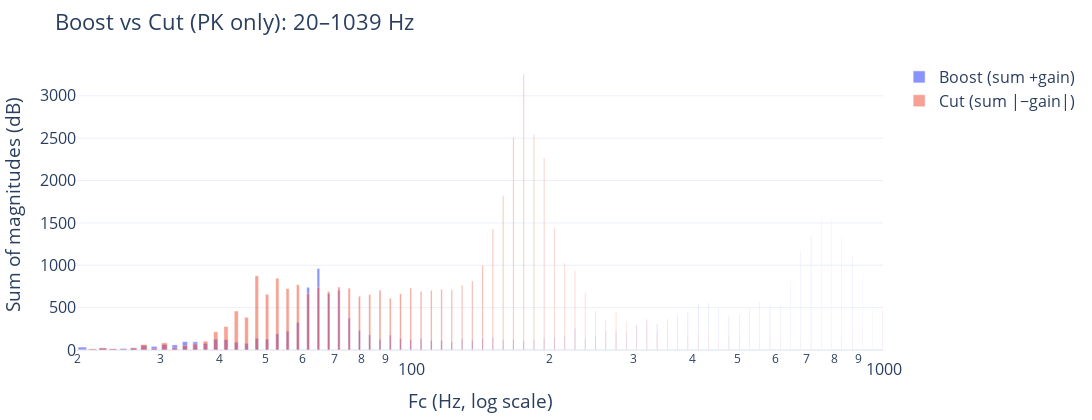
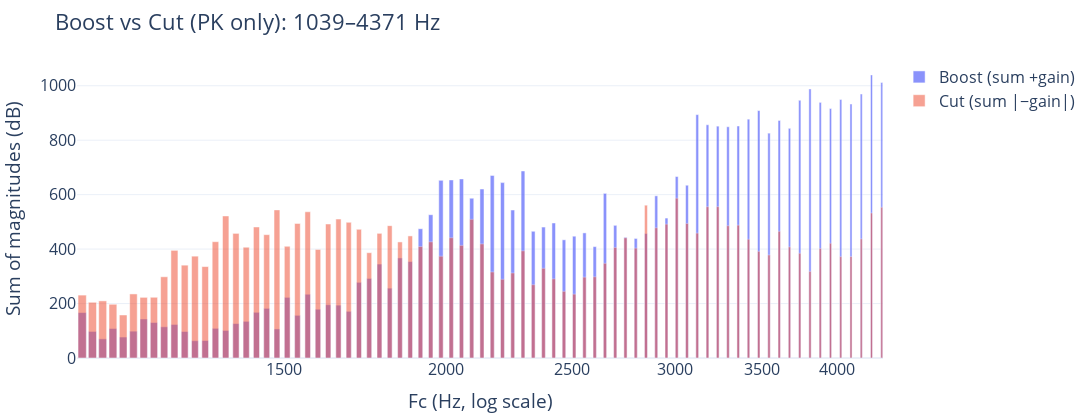
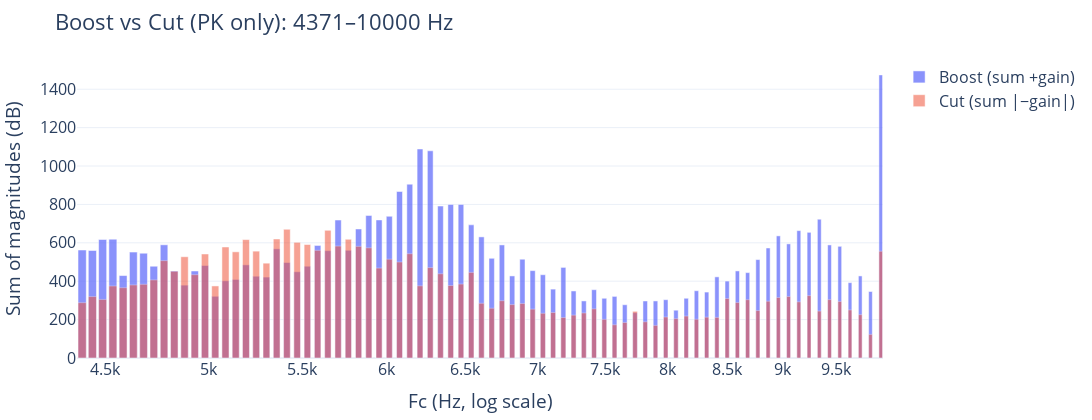

The cell these charts' notebook holds for them, in order:
### Markdown cell above
## Разбиение частотного спектра на диапазоны

Для параметризации частотных предпочтений и анализа характера коррекций спектр был разбит на несколько диапазонов. Разбиение выполнялось автоматически на основе статистики peaking-фильтров (PK), что позволило избежать произвольного выбора границ и опереться на реальные данные AutoEq.

### Метод определения границ

В качестве меры значимости частоты использовалась суммарная величина коррекций peaking-фильтрами $$(|gain|\)$$. Частотная ось в диапазоне 20 Гц – 10 кГц была разбита на логарифмические интервалы, после чего для каждого интервала вычислялась суммарная величина коррекций. Далее была построена кумулятивная функция распределения, отражающая накопленную долю общей коррекции по мере роста частоты.

Границы диапазонов выбирались таким образом, чтобы каждая полоса содержала приблизительно одинаковую долю общей коррекции. В результате были получены следующие границы:
- **20–1039 Гц**
- **1039–4371 Гц**
- **4371–10000 Гц**

---

### Обоснование количества диапазонов

Использование трёх диапазонов обусловлено как статистическими, так и психоакустическими факторами.

С точки зрения данных AutoEq, разбиение на три диапазона является минимальным, при котором сохраняется структурная неоднородность коррекций. При меньшем числе диапазонов (один или два) существенно различаются по характеру зоны спектра объединялись бы в одну, что приводило бы к потере информации. При большем числе диапазонов корреляция между соседними полосами возрастала бы, а интерпретируемость параметров снижалась.

С точки зрения психоакустики, три диапазона соответствуют функционально различным областям восприятия:
- нижний диапазон связан преимущественно с энергетическим балансом и резонансами (бас и нижняя середина),
- средний диапазон определяет разборчивость и субъективное восприятие присутствия,
- верхний диапазон отвечает за детализацию, атаку и восприятие резкости.

Таким образом, использование трёх диапазонов обеспечивает компромисс между выразительностью модели и её простотой, позволяя описывать основные различия в характере коррекций без избыточного усложнения параметризации.

---

### Интерпретация полученных диапазонов

Несмотря на то, что численные значения автоматических границ не совпадают строго с традиционно используемыми частотными полосами, их функциональный смысл сохраняется. Нижняя граница около 1 кГц отделяет область преимущественно компенсирующих коррекций от зоны активной балансировки присутствия, а граница около 4.3 кГц отделяет область присутствия от высокочастотных коррекций, связанных с детализацией и контролем резкости.

Это подтверждает устойчивость выделенных частотных зон и обосновывает использование полученного разбиения при дальнейшем анализе и генерации параметров пользовательских предпочтений.

### Code cell
edges = [20, f1, f2, 10000]
boost_cut_band_pk(pk, edges[0], edges[1], title=f"Boost vs Cut (PK only): {edges[0]:.0f}–{edges[1]:.0f} Hz")
boost_cut_band_pk(pk, edges[1], edges[2], title=f"Boost vs Cut (PK only): {edges[1]:.0f}–{edges[2]:.0f} Hz")
boost_cut_band_pk(pk, edges[2], edges[3], title=f"Boost vs Cut (PK only): {edges[2]:.0f}–{edges[3]:.0f} Hz")
